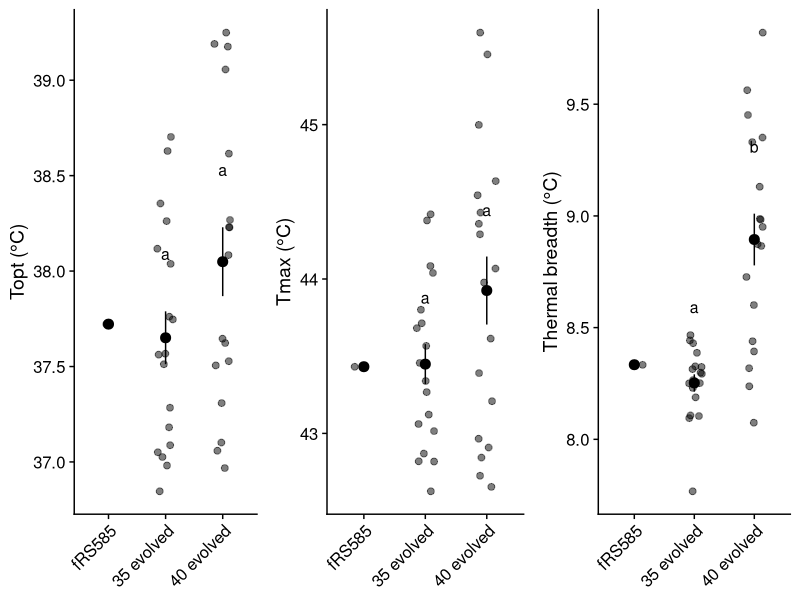
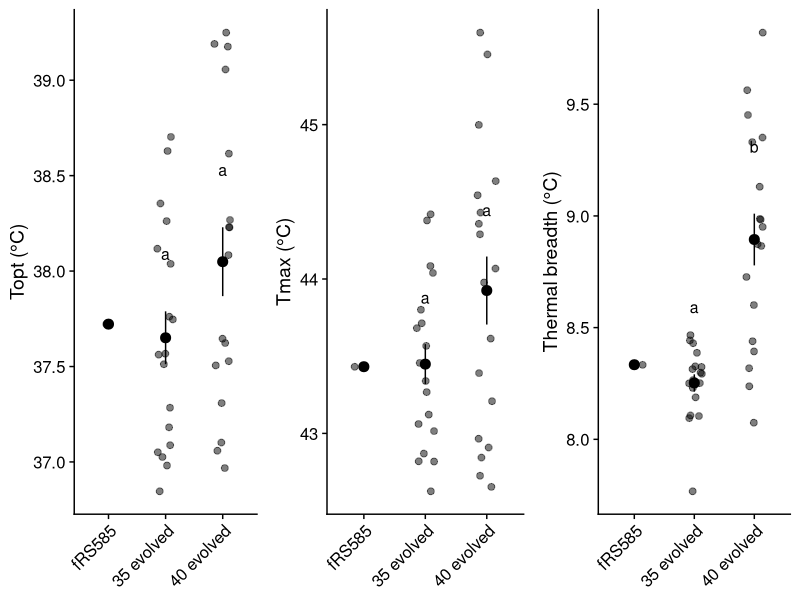

These charts were generated, in order, by the following R code:
### Statistical tests for TPC traits among evolution treatments
#
# Author: Joey Bernhardt
# Input:  data-processed/all-SS-traits-sliding-window.csv
# Output: console output (ANOVA tables + Tukey HSD results)
#         figures/tpc-traits-stats-*.png
#
# Tests whether topt, tmax, and breadth differ among evolution treatments,
# comparing 35 evolved, 40 evolved, and the ancestor (fRS585).
# Fluconazole evolved and caspofungin evolved are excluded.


# packages ----------------------------------------------------------------

library(tidyverse)
library(cowplot)
library(emmeans)
library(plotrix)

theme_set(theme_cowplot())


# read and filter data ----------------------------------------------------

traits <- read_csv("data-processed/all-SS-traits-sliding-window.csv") |>
  filter(evolution_history %in% c("35 evolved", "40 evolved", "fRS585")) |>
  mutate(evolution_history = factor(evolution_history,
                                    levels = c("fRS585", "35 evolved", "40 evolved")))


# linear models -----------------------------------------------------------
# One model per trait with evolution_history as the predictor (fRS585 is
# the reference level, so model coefficients give contrasts vs ancestor directly)

mod_topt    <- lm(topt    ~ evolution_history, data = traits)
mod_tmax    <- lm(tmax    ~ evolution_history, data = traits)
mod_breadth <- lm(breadth ~ evolution_history, data = traits)


# three pairwise contrasts of interest ------------------------------------
# 1. 35 evolved vs 40 evolved  (did opposite thermal directions diverge?)
# 2. 35 evolved vs fRS585      (did cold-direction evolution shift traits?)
# 3. 40 evolved vs fRS585      (did warm-direction evolution shift traits?)

print_contrasts <- function(model, trait_name) {
  em <- emmeans(model, ~ evolution_history)
  contrasts <- contrast(em, method = list(
    "35 evolved vs 40 evolved" = c(0,  1, -1),
    "35 evolved vs fRS585"     = c(-1, 1,  0),
    "40 evolved vs fRS585"     = c(-1, 0,  1)
  ), adjust = "bonferroni")

  cat("\n====== Contrasts:", trait_name, "======\n")
  print(summary(contrasts))
}

print_contrasts(mod_topt,    "topt")
print_contrasts(mod_tmax,    "tmax")
print_contrasts(mod_breadth, "breadth")


# compact letter display (for adding to plots) ----------------------------

cld_topt    <- multcomp::cld(emmeans(mod_topt,    ~ evolution_history), Letters = letters)
cld_tmax    <- multcomp::cld(emmeans(mod_tmax,    ~ evolution_history), Letters = letters)
cld_breadth <- multcomp::cld(emmeans(mod_breadth, ~ evolution_history), Letters = letters)


# plot helper -------------------------------------------------------------
# Shows individual points, mean ± SE, and Tukey grouping letters

plot_trait_stats <- function(trait_col, cld_df, ylabel) {

  trait_summary <- traits |>
    group_by(evolution_history) |>
    summarise(
      mean_val = mean(.data[[trait_col]], na.rm = TRUE),
      se_val   = std.error(.data[[trait_col]]),
      .groups  = "drop"
    )

  letter_df <- as_tibble(cld_df) |>
    mutate(evolution_history = factor(evolution_history,
                                      levels = levels(traits$evolution_history))) |>
    left_join(trait_summary, by = "evolution_history") |>
    mutate(letter_y = mean_val + se_val + 0.3)  # position letters above error bar

  # .group is the column name in emmeans >= 1.8; fall back to .letter for older versions
  letter_col <- if (".group" %in% names(letter_df)) ".group" else ".letter"

  ggplot() +
    geom_jitter(
      data  = traits,
      aes(x = evolution_history, y = .data[[trait_col]]),
      width = 0.15, alpha = 0.5, size = 2
    ) +
    geom_pointrange(
      data = trait_summary,
      aes(x    = evolution_history,
          y    = mean_val,
          ymin = mean_val - se_val,
          ymax = mean_val + se_val),
      size = 0.6
    ) +
    geom_text(
      data = letter_df,
      aes(x = evolution_history, y = letter_y, label = trimws(.data[[letter_col]])),
      size = 4
    ) +
    labs(x = NULL, y = ylabel) +
    theme(axis.text.x = element_text(angle = 45, hjust = 1, vjust = 1))
}


# plots -------------------------------------------------------------------

p_topt    <- plot_trait_stats("topt",    cld_topt,    "Topt (°C)")
p_tmax    <- plot_trait_stats("tmax",    cld_tmax,    "Tmax (°C)")
p_breadth <- plot_trait_stats("breadth", cld_breadth, "Thermal breadth (°C)")

plot_grid(p_topt, p_tmax, p_breadth, nrow = 1)
ggsave("figures/tpc-traits-stats.png", width = 12, height = 5)
